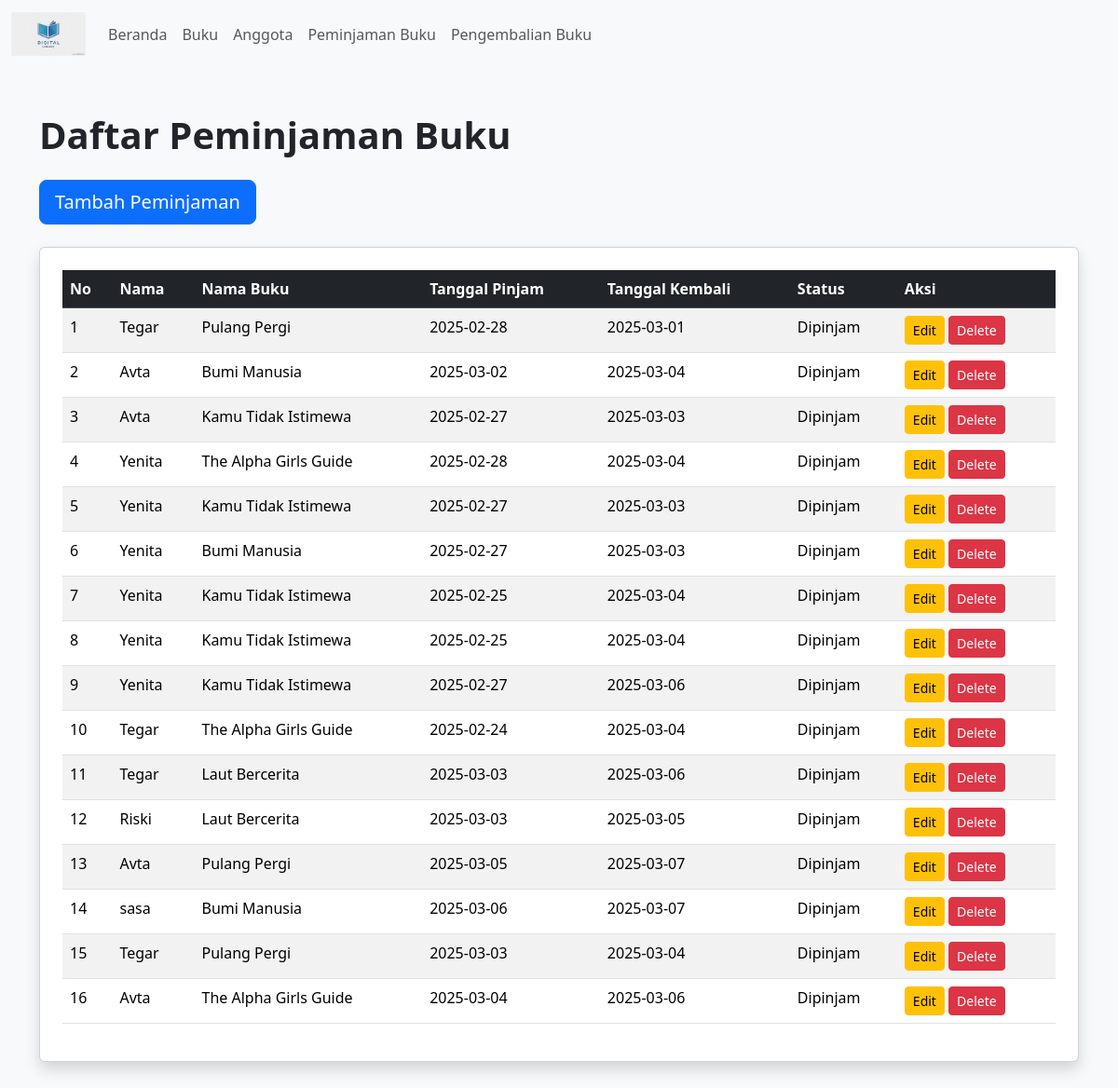
Screenshot of /peminjaman.php with the database file from the repository.
### tables this page shows
CREATE TABLE `peminjaman` (
  `id` int(11) NOT NULL,
  `id_anggota` int(11) NOT NULL,
  `nama` varchar(100) NOT NULL,
  `nama_buku` varchar(255) DEFAULT NULL,
  `tanggal_pinjam` date NOT NULL,
  `tanggal_kembali` date NOT NULL,
  `status` enum('Dipinjam','Dikembalikan') DEFAULT 'Dipinjam'
);

### peminjaman.php (the view, shortened to what this page needs)
<!DOCTYPE html>
<html lang="en">
<head>
    <link href="https://cdn.jsdelivr.net/npm/bootstrap@5.3.3/dist/css/bootstrap.min.css" rel="stylesheet">
</head>
<body class="bg-light">
    <nav class="navbar navbar-expand-lg bg-body-tertiary">
        <div class="container-fluid">
            <img class="navbar-brand" src="plugins/img/th.jpeg" style="width: 80px;">
            <div class="collapse navbar-collapse" id="navbarSupportedContent">
                <ul class="navbar-nav me-auto mb-2 mb-lg-0">
                    <li class="nav-item"><a class="nav-link" href="index.php">Beranda</a></li>
                    <li class="nav-item"><a class="nav-link" href="buku.php">Buku</a></li>
                    <li class="nav-item"><a class="nav-link" href="anggota.php">Anggota</a></li>
                    <li class="nav-item"><a class="nav-link" href="peminjaman.php">Peminjaman Buku</a></li>
                    <li class="nav-item"><a class="nav-link" href="pengembalian.php">Pengembalian Buku</a></li>
                </ul>
            </div>
        </div>
    </nav>
    <div class="container py-5">
        <h1 class="display-6 fw-bold">Daftar Peminjaman Buku</h1>
        <button class="btn btn-primary btn-lg mt-3" onclick="window.location.href='form_tambah/formpeminjam.php'">Tambah Peminjaman</button>
        <div class="card shadow p-4 mt-4">
            <table class="table table-striped table-hover">
                <thead class="table-dark">
                    <tr>
                        <th>No</th>
                        <th>Nama</th>
                        <th>Nama Buku</th>
                        <th>Tanggal Pinjam</th>
                        <th>Tanggal Kembali</th>
                        <th>Status</th>
                        <th>Aksi</th>
                    </tr>
                </thead>
                <tbody>
                <?php
                $conn = new mysqli('localhost', 'root', '', 'db_perpus');
                $sql = "SELECT * FROM peminjaman ORDER BY id ASC";
                $result = $conn->query($sql);
                $no = 1;
                if ($result->num_rows > 0) {
                    while ($row = $result->fetch_assoc()) {
                        echo "<tr>
                            <td>{$no}</td>
                            <td>{$row['nama']}</td>
                            <td>{$row['nama_buku']}</td>
                            <td>{$row['tanggal_pinjam']}</td>
                            <td>{$row['tanggal_kembali']}</td>
                            <td>{$row['status']}</td>
                            <td>
                                <a href='form_tambah/edit_peminjam.php?id={$row['id']}' class='btn btn-warning btn-sm' onclick=\"return confirmEdit()\">Edit</a>
                                <form action='proses/proses_delete_pinjam.php' method='post' style='display:inline;'>
                                    <input type='hidden' name='id' value='{$row['id']}'>
                                    <button type='submit' class='btn btn-danger btn-sm' onclick=\"return confirm('Yakin ingin menghapus?');\">Delete</button>
                                </form>
                            </td>
                        </tr>";
                        $no++;
                    }
                } else {
                    echo "<tr><td colspan='7' class='text-center'>Tidak ada data peminjaman</td></tr>";
                }
                ?>
                </tbody>
            </table>
        </div>
    </div>
</body>
</html>

### rows the page displays
peminjaman: nama "Tegar", nama_buku "Pulang Pergi", tanggal_pinjam "2025-02-28", tanggal_kembali "2025-03-01", status "Dipinjam"
peminjaman: nama "Avta", nama_buku "Bumi Manusia", tanggal_pinjam "2025-03-02", tanggal_kembali "2025-03-04", status "Dipinjam"
peminjaman: nama "Avta", nama_buku "Kamu Tidak Istimewa", tanggal_pinjam "2025-02-27", tanggal_kembali "2025-03-03", status "Dipinjam"
peminjaman: nama "Yenita", nama_buku "The Alpha Girls Guide", tanggal_pinjam "2025-02-28", tanggal_kembali "2025-03-04", status "Dipinjam"
peminjaman: nama "Yenita", nama_buku "Kamu Tidak Istimewa", tanggal_pinjam "2025-02-27", tanggal_kembali "2025-03-03", status "Dipinjam"
peminjaman: nama "Yenita", nama_buku "Bumi Manusia", tanggal_pinjam "2025-02-27", tanggal_kembali "2025-03-03", status "Dipinjam"
peminjaman: nama "Yenita", nama_buku "Kamu Tidak Istimewa", tanggal_pinjam "2025-02-25", tanggal_kembali "2025-03-04", status "Dipinjam"
peminjaman: nama "Yenita", nama_buku "Kamu Tidak Istimewa", tanggal_pinjam "2025-02-25", tanggal_kembali "2025-03-04", status "Dipinjam"
peminjaman: nama "Yenita", nama_buku "Kamu Tidak Istimewa", tanggal_pinjam "2025-02-27", tanggal_kembali "2025-03-06", status "Dipinjam"
peminjaman: nama "Tegar", nama_buku "The Alpha Girls Guide", tanggal_pinjam "2025-02-24", tanggal_kembali "2025-03-04", status "Dipinjam"
peminjaman: nama "Tegar", nama_buku "Laut Bercerita", tanggal_pinjam "2025-03-03", tanggal_kembali "2025-03-06", status "Dipinjam"
peminjaman: nama "Riski", nama_buku "Laut Bercerita", tanggal_pinjam "2025-03-03", tanggal_kembali "2025-03-05", status "Dipinjam"
peminjaman: nama "Avta", nama_buku "Pulang Pergi", tanggal_pinjam "2025-03-05", tanggal_kembali "2025-03-07", status "Dipinjam"
peminjaman: nama "sasa", nama_buku "Bumi Manusia", tanggal_pinjam "2025-03-06", tanggal_kembali "2025-03-07", status "Dipinjam"
peminjaman: nama "Tegar", nama_buku "Pulang Pergi", tanggal_pinjam "2025-03-03", tanggal_kembali "2025-03-04", status "Dipinjam"
peminjaman: nama "Avta", nama_buku "The Alpha Girls Guide", tanggal_pinjam "2025-03-04", tanggal_kembali "2025-03-06", status "Dipinjam"
